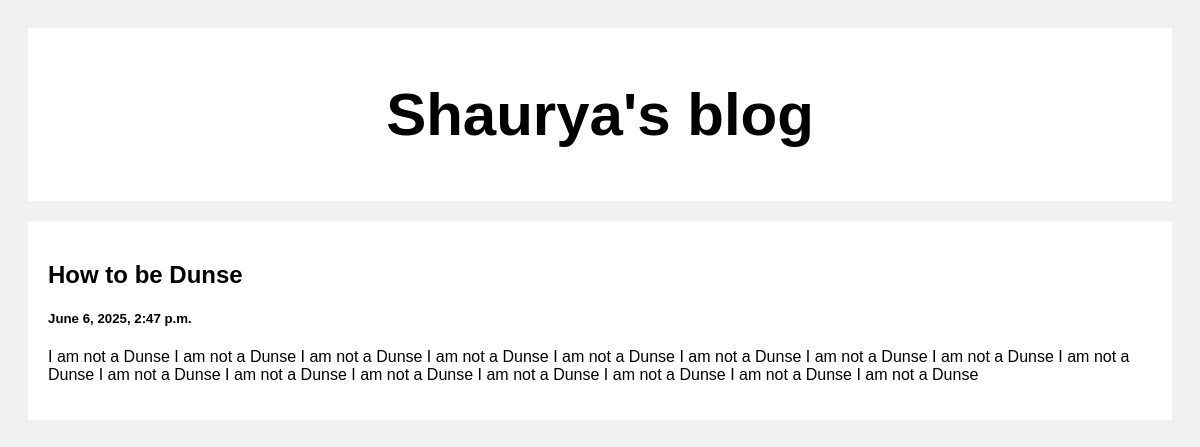
Screenshot of /post/3 with the database file from the repository.
### posts/models.py (models this page shows)
class POST(models.Model):
    title = models.CharField(max_length=100)
    body = models.CharField(max_length=1000000)
    created_at = models.DateTimeField(datetime.now, blank=True)

### posts/views.py (the view)
# urls.py: path("post/<str:pk>", views.post, name = "post")
def post(response, pk):
    post = POST.objects.get(id = pk)
    return render(response, "posts.html", {'post': post})

### templates/posts.html (shortened to what this page needs)
<!DOCTYPE html>
<html>
<head>
</head>
<body>
<div class="header">
  <h2>Shaurya's blog</h2>
</div>
<div class="row">
  <div class="leftcolumn">
    <div class="card">
    <h2>{{post.title}}</h2>
    <h5>{{post.created_at}}</h5>
    <p>{{post.body}}</p>
    </div>
  </div>
</div>
</body>
</html>

### templates/posts.html (style rules this page uses)
* { box-sizing: border-box; }
body { font-family: Arial; padding: 20px; background: #f1f1f1; }
.header { padding: 2px; font-size: 40px; text-align: center; background: white; }
.leftcolumn { float: left; width: 100%; }
.card { background-color: white; padding: 20px; margin-top: 20px; }
.row:after { content: ""; display: table; clear: both; }

### rows the page displays
POST: title "How to be Dunse", created_at "June 6, 2025, 2:47 p.m.", body "I am not a Dunse I am not a Dunse I am not a Dunse I am not a Dunse I am not a Dunse I am not a Dunse I am not a Dunse I am not a Dunse I am not a Dunse I am not a Dunse I am not a Dunse I am not a Dunse I am not a Dunse I am not a Dunse I am not a Dunse I am not a Dunse"
